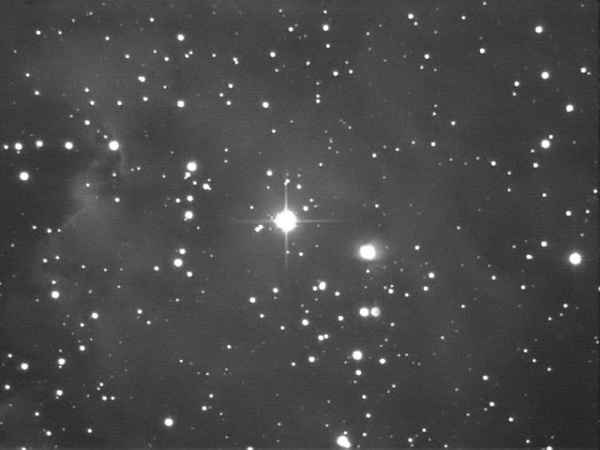
%> input picture ngc2175.jpg, 600 x 450 px
$ octave TP1_3.m   (GNU Octave 9; MATLAB toolbox functions it lacks are replaced by stand-ins)
%> lines starting %> are read from the running program, lines starting %| are printed output that depends on the picture
close all;
clear all;


Image=imread('ngc2175.jpg');
%> Image is the input picture: size 450x600 uint8; min 24, max 255, mean 72.1
figure(1);
imshow(Image);
D0=3;
n=2;

[H,W]=size(Image);
%> H = 450; W = 600
[U,V]=meshgrid(-W/2+1/2:W/2-1/2,-H/2+1/2:H/2-1/2);
D=[sqrt(U.^2+V.^2)];
H=1./(1+(D0./D).^(2*n));
figure(2);
plot3(U,V,H);
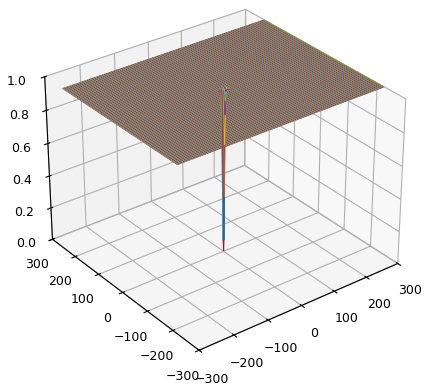
%> figure redrawn from the program's plot data

figure(3);
TF_image=fftshift(fft2(Image));
TF_image_filtre=(TF_image.*H);
Image2=(ifft2(ifftshift(TF_image_filtre)));
imagesc(abs(Image2)),colormap gray;
%> after `colormap gray`:
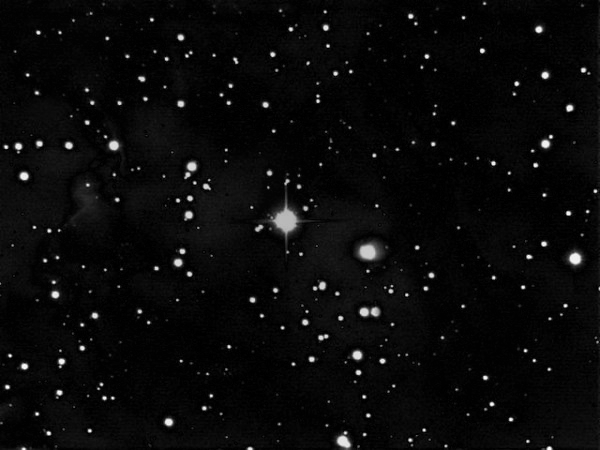
%> displayed picture: size 450x600x3, on the screen's scale of 0 to 255; min 0, max 255, mean 9.6
